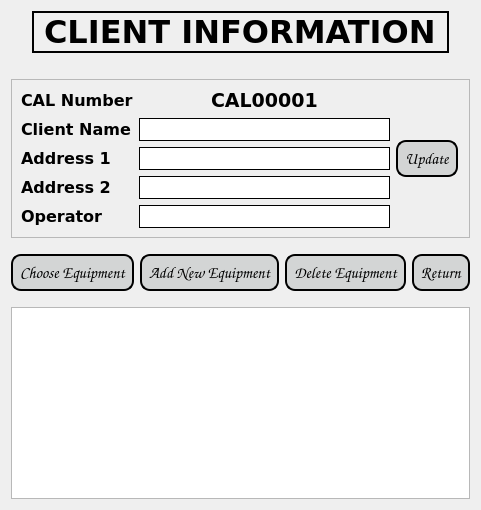
            <widget class="QWidget" name="clientInfoPage">
             <property name="font">
              <font>
               <family>Verdana</family>
               <pointsize>14</pointsize>
               <weight>75</weight>
               <bold>true</bold>
              </font>
             </property>
             <layout class="QVBoxLayout" name="verticalLayout_7">
              <item alignment="Qt::AlignHCenter">
               <widget class="QLabel" name="label_16">
                <property name="maximumSize">
                 <size>
                  <width>16777215</width>
                  <height>50</height>
                 </size>
                </property>
                <property name="font">
                 <font>
                  <family>Verdana</family>
                  <pointsize>24</pointsize>
                 </font>
                </property>
                <property name="frameShape">
                 <enum>QFrame::WinPanel</enum>
                </property>
                <property name="text">
                 <string>CLIENT INFORMATION</string>
                </property>
               </widget>
              </item>
              <item>
               <spacer name="horizontalSpacer">
                <property name="orientation">
                 <enum>Qt::Horizontal</enum>
                </property>
                <property name="sizeHint" stdset="0">
                 <size>
                  <width>40</width>
                  <height>20</height>
                 </size>
                </property>
               </spacer>
              </item>
              <item>
               <widget class="QFrame" name="horizontalFrame_6">
                <property name="frameShape">
                 <enum>QFrame::StyledPanel</enum>
                </property>
                <layout class="QHBoxLayout" name="horizontalLayout_7">
                 <property name="rightMargin">
                  <number>11</number>
                 </property>
                 <item>
                  <layout class="QVBoxLayout" name="verticalLayout_13">
                   <item>
                    <widget class="QLabel" name="label_10">
                     <property name="font">
                      <font>
                       <family>Verdana</family>
                       <pointsize>12</pointsize>
                       <weight>75</weight>
                       <bold>true</bold>
                      </font>
                     </property>
                     <property name="text">
                      <string>CAL Number</string>
                     </property>
                    </widget>
                   </item>
                   <item>
                    <widget class="QLabel" name="label_13">
                     <property name="font">
                      <font>
                       <family>Verdana</family>
                       <pointsize>12</pointsize>
                       <weight>75</weight>
                       <bold>true</bold>
                      </font>
                     </property>
                     <property name="text">
                      <string>Client Name</string>
                     </property>
                    </widget>
                   </item>
                   <item>
                    <widget class="QLabel" name="label_11">
                     <property name="font">
                      <font>
                       <family>Verdana</family>
                       <pointsize>12</pointsize>
                       <weight>75</weight>
                       <bold>true</bold>
                      </font>
                     </property>
                     <property name="text">
                      <string>Address 1</string>
                     </property>
                    </widget>
                   </item>
                   <item>
                    <widget class="QLabel" name="label_9">
                     <property name="font">
                      <font>
                       <family>Verdana</family>
                       <pointsize>12</pointsize>
                       <weight>75</weight>
                       <bold>true</bold>
                      </font>
                     </property>
                     <property name="text">
                      <string>Address 2</string>
                     </property>
                    </widget>
                   </item>
                   <item>
                    <widget class="QLabel" name="label">
                     <property name="font">
                      <font>
                       <family>Verdana</family>
                       <pointsize>12</pointsize>
                       <weight>75</weight>
                       <bold>true</bold>
                      </font>
                     </property>
                     <property name="text">
                      <string>Operator</string>
                     </property>
                    </widget>
                   </item>
                  </layout>
                 </item>
                 <item>
                  <layout class="QVBoxLayout" name="verticalLayout_17">
                   <item alignment="Qt::AlignHCenter">
                    <widget class="QLabel" name="label_CALNum">
                     <property name="font">
                      <font>
                       <family>Verdana</family>
                       <pointsize>14</pointsize>
                      </font>
                     </property>
                     <property name="text">
                      <string>CAL00001</string>
                     </property>
                    </widget>
                   </item>
                   <item>
                    <widget class="QLineEdit" name="clientNamelineEdit">
                     <property name="font">
                      <font>
                       <family>Verdana</family>
                       <pointsize>12</pointsize>
                      </font>
                     </property>
                     <property name="styleSheet">
                      <string notr="true">background-color: rgb(255, 255, 255);
border: 1px solid black;
</string>
                     </property>
                    </widget>
                   </item>
                   <item>
                    <widget class="QLineEdit" name="address1lineEdit">
                     <property name="font">
                      <font>
                       <family>Verdana</family>
                       <pointsize>12</pointsize>
                      </font>
                     </property>
                     <property name="styleSheet">
                      <string notr="true">background-color: rgb(255, 255, 255);
border: 1px solid black;
</string>
                     </property>
                    </widget>
                   </item>
                   <item>
                    <widget class="QLineEdit" name="address2lineEdit">
                     <property name="font">
                      <font>
                       <family>Verdana</family>
                       <pointsize>12</pointsize>
                      </font>
                     </property>
                     <property name="styleSheet">
                      <string notr="true">background-color: rgb(255, 255, 255);
border: 1px solid black;</string>
                     </property>
                    </widget>
                   </item>
                   <item>
                    <widget class="QLineEdit" name="operatorlineEdit">
                     <property name="font">
                      <font>
                       <family>Verdana</family>
                       <pointsize>12</pointsize>
                      </font>
                     </property>
                     <property name="styleSheet">
                      <string notr="true">background-color: rgb(255, 255, 255);
border: 1px solid black;</string>
                     </property>
                    </widget>
                   </item>
                  </layout>
                 </item>
                 <item>
                  <widget class="QPushButton" name="updateClientButton">
                   <property name="font">
                    <font>
                     <family>Comic Sans MS</family>
                     <pointsize>-1</pointsize>
                     <weight>75</weight>
                     <italic>false</italic>
                     <bold>true</bold>
                    </font>
                   </property>
                   <property name="styleSheet">
                    <string notr="true">QPushButton{
background-color: rgb(211, 213, 213);
color:black;
border-style:outset;
border-width:2px;
border-radius:10px;
border-color: black;
font:bold 16px;
padding: 6;
}

QPushButton:hover{
background-color: rgb(83, 82, 82);
color: white;
}

QPushButton:pressed{
background-color: white;
}
</string>
                   </property>
                   <property name="text">
                    <string>Update</string>
                   </property>
                  </widget>
                 </item>
                </layout>
               </widget>
              </item>
              <item>
               <spacer name="verticalSpacer">
                <property name="orientation">
                 <enum>Qt::Vertical</enum>
                </property>
                <property name="sizeType">
                 <enum>QSizePolicy::Fixed</enum>
                </property>
                <property name="sizeHint" stdset="0">
                 <size>
                  <width>20</width>
                  <height>10</height>
                 </size>
                </property>
               </spacer>
              </item>
              <item>
               <layout class="QHBoxLayout" name="horizontalLayout_15">
                <item>
                 <widget class="QPushButton" name="chooseEquipmentButton">
                  <property name="font">
                   <font>
                    <family>Comic Sans MS</family>
                    <pointsize>-1</pointsize>
                    <weight>75</weight>
                    <italic>false</italic>
                    <bold>true</bold>
                   </font>
                  </property>
                  <property name="styleSheet">
                   <string notr="true">QPushButton{
background-color: rgb(211, 213, 213);
color:black;
border-style:outset;
border-width:2px;
border-radius:10px;
border-color: black;
font:bold 16px;
padding: 6;
}

QPushButton:hover{
background-color: rgb(83, 82, 82);
color: white;
}

QPushButton:pressed{
background-color: white;
}
</string>
                  </property>
                  <property name="text">
                   <string>Choose Equipment</string>
                  </property>
                 </widget>
                </item>
                <item>
                 <widget class="QPushButton" name="addEquipmentButton">
                  <property name="font">
                   <font>
                    <family>Comic Sans MS</family>
                    <pointsize>-1</pointsize>
                    <weight>75</weight>
                    <italic>false</italic>
                    <bold>true</bold>
                   </font>
                  </property>
                  <property name="styleSheet">
                   <string notr="true">QPushButton{
background-color: rgb(211, 213, 213);
color:black;
border-style:outset;
border-width:2px;
border-radius:10px;
border-color: black;
font:bold 16px;
padding: 6;
}

QPushButton:hover{
background-color: rgb(83, 82, 82);
color: white;
}

QPushButton:pressed{
background-color: white;
}
</string>
                  </property>
                  <property name="text">
                   <string>Add New Equipment</string>
                  </property>
                 </widget>
                </item>
                <item>
                 <widget class="QPushButton" name="deleteEquipmentButton">
                  <property name="font">
                   <font>
                    <family>Comic Sans MS</family>
                    <pointsize>-1</pointsize>
                    <weight>75</weight>
                    <italic>false</italic>
                    <bold>true</bold>
                   </font>
                  </property>
                  <property name="styleSheet">
                   <string notr="true">QPushButton{
background-color: rgb(211, 213, 213);
color:black;
border-style:outset;
border-width:2px;
border-radius:10px;
border-color: black;
font:bold 16px;
padding: 6;
}

QPushButton:hover{
background-color: rgb(83, 82, 82);
color: white;
}

QPushButton:pressed{
background-color: white;
}
</string>
                  </property>
                  <property name="text">
                   <string>Delete Equipment</string>
                  </property>
                 </widget>
                </item>
                <item>
                 <widget class="QPushButton" name="returnButton">
                  <property name="font">
                   <font>
                    <family>Comic Sans MS</family>
                    <pointsize>-1</pointsize>
                    <weight>75</weight>
                    <italic>false</italic>
                    <bold>true</bold>
                   </font>
                  </property>
                  <property name="styleSheet">
                   <string notr="true">QPushButton{
background-color: rgb(211, 213, 213);
color:black;
border-style:outset;
border-width:2px;
border-radius:10px;
border-color: black;
font:bold 16px;
padding: 6;
}

QPushButton:hover{
background-color: rgb(83, 82, 82);
color: white;
}

QPushButton:pressed{
background-color: white;
}
</string>
                  </property>
                  <property name="text">
                   <string>Return</string>
                  </property>
                 </widget>
                </item>
               </layout>
              </item>
              <item>
               <spacer name="verticalSpacer_2">
                <property name="orientation">
                 <enum>Qt::Vertical</enum>
                </property>
                <property name="sizeType">
                 <enum>QSizePolicy::Fixed</enum>
                </property>
                <property name="sizeHint" stdset="0">
                 <size>
                  <width>20</width>
                  <height>10</height>
                 </size>
                </property>
               </spacer>
              </item>
              <item>
               <widget class="QTableView" name="equipmentsTable">
                <property name="font">
                 <font>
                  <family>Verdana</family>
                  <pointsize>12</pointsize>
                 </font>
                </property>
                <attribute name="verticalHeaderVisible">
                 <bool>false</bool>
                </attribute>
               </widget>
              </item>
             </layout>
            </widget>
